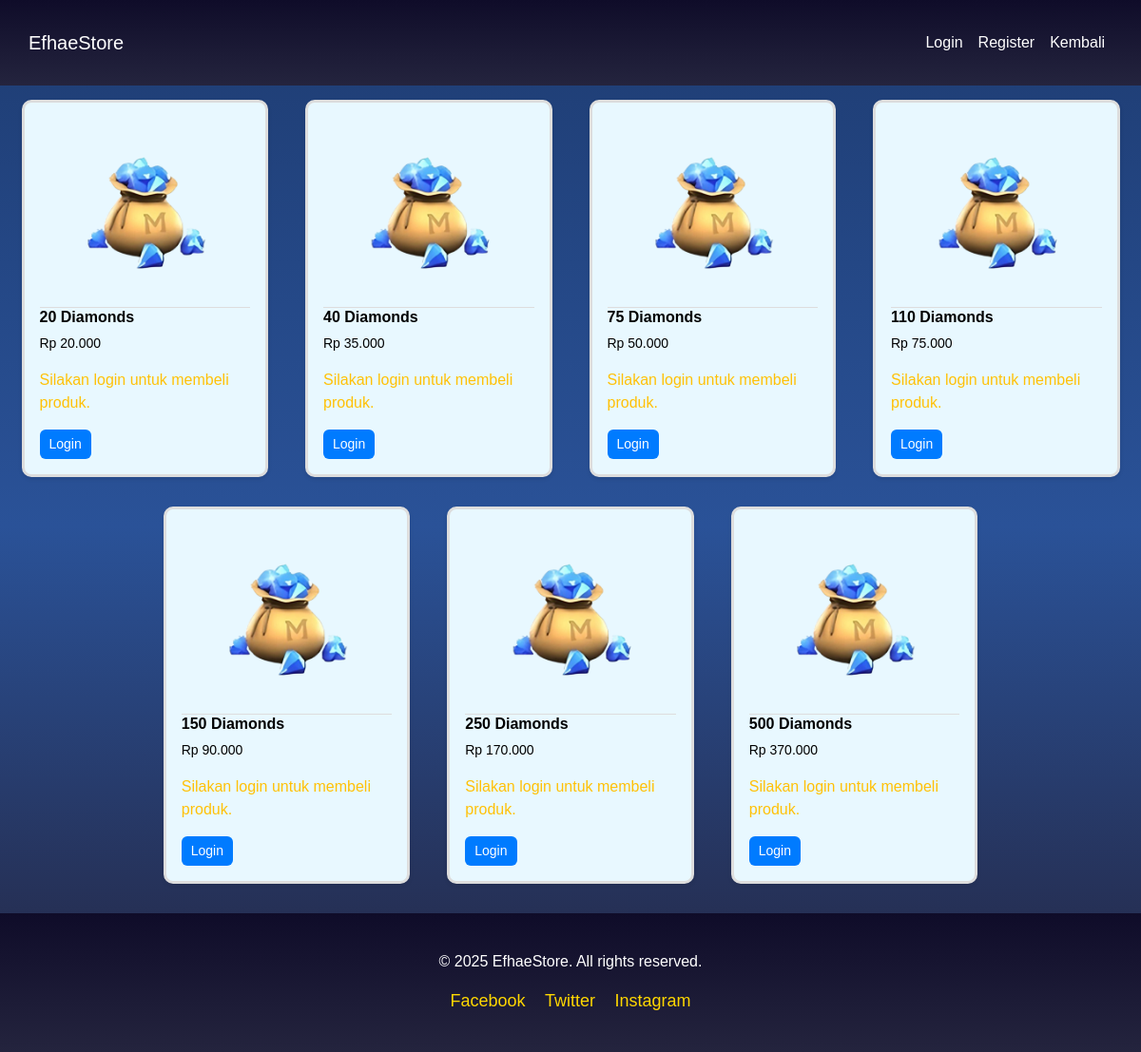
The page /game/1/ on the database its author committed.
### TopUp/models.py (models this page shows, shortened)
class Product(models.Model):
    CATEGORY_CHOICES = [
        ('hok_tokens', 'Hok Tokens'),
        ('mlbb_diamonds', 'MLBB Diamonds'),
        ('pubg_uc', 'PUBG UC'),
    ]
    game = models.ForeignKey(Game, on_delete=models.CASCADE)
    name = models.CharField(max_length=100)
    diamond_amount = models.IntegerField()  # Jumlah diamond
    price = models.DecimalField(max_digits=10, decimal_places=2)
    image = models.ImageField(upload_to='product_images/', blank=True, null=True)# Harga produk

### TopUp/views.py (the view)
# urls.py: path('game/<int:game_id>/', views.game_products, name='game_products'),
def game_products(request, game_id):
    game = get_object_or_404(Game, id=game_id)  # Ambil data game berdasarkan ID
    products = Product.objects.filter(game=game)
    if not request.user.is_authenticated:
        messages.info(request, 'Silakan login untuk membeli produk.')
    return render(request, 'products.html', {'game': game, 'products': products})

### TopUp/templatetags/custom_filters.py (called while the page is built)
@register.filter
def format_rupiah(value):
    try:
        value = int(value)
        return f"Rp {value:,.0f}".replace(",", ".")
    except (ValueError, TypeError):
        return value

### TopUp/templates/products.html (shortened to what this page needs)
{% load static %}
{% load custom_filters %}
<link href="https://cdn.jsdelivr.net/npm/bootstrap@5.3.0-alpha1/dist/css/bootstrap.min.css" rel="stylesheet">
<link rel="stylesheet" href="{% static 'css/style5.css' %}">
{% block title %}
<nav class="navbar navbar-expand-lg navbar-dark bg-gold">
    <div class="container">
        <a class="navbar-brand" href="/">EfhaeStore</a>
        <div class="collapse navbar-collapse" id="navbarNav">
            <ul class="navbar-nav ms-auto">
                {% if user.is_authenticated %}
                    <li class="nav-item"><a class="nav-link" href="#">{{ user.username }}</a></li>
                    <li class="nav-item"><a class="nav-link" href="{% url 'logout' %}">Logout</a></li>
                {% else %}
                    <li class="nav-item"><a class="nav-link" href="{% url 'login' %}">Login</a></li>
                    <li class="nav-item"><a class="nav-link" href="{% url 'register' %}">Register</a></li>
                {% endif %}
                <li class="nav-item"><a class="nav-link" href="{{ request.META.HTTP_REFERER }}">Kembali</a></li>
            </ul>
        </div>
    </div>
</nav>
{% endblock %}
{% block content %}
<div class="container">
<div class="row">
    {% for product in products %}
        <div class="col-md-3 mb-3">
            <div class="card">
                <div class="card-body">
                    <img src="{{ product.image.url }}" alt="{{ product.name }}" class="card-img-top">
                    <h5 class="card-title">{{ product.diamond_amount }} Diamonds</h5>
                    <p class="card-text">{{ product.price|format_rupiah }}</p>
                    {% if user.is_authenticated %}
                    <a href="{% url 'checkout' product.id %}" class="btn btn-success">Beli</a>
                {% else %}
                    <p class="text-warning">Silakan login untuk membeli produk.</p>
                    <a href="{% url 'login' %}" class="btn btn-primary">Login</a>
                {% endif %}
                </div>
            </div>
        </div>
    {% endfor %}
    </div>
</div>
{% endblock %}
{% block footer %}
<footer class="bg-dark text-white text-center py-4">
    <div class="container">
        <p class="mb-0">© 2025 EfhaeStore. All rights reserved.</p>
        <ul class="social-links list-unstyled mt-3">
            <li class="d-inline-block mx-2">
                <a href="#" class="text-gold" title="Facebook">
                     Facebook
                </a>
            </li>
            <li class="d-inline-block mx-2">
                <a href="#" class="text-gold" title="Twitter">
                     Twitter
                </a>
            </li>
            <li class="d-inline-block mx-2">
                <a href="#" class="text-gold" title="Instagram">
                     Instagram
                </a>
            </li>
        </ul>
    </div>
</footer>
{% endblock %}

### TopUp/static/css/style5.css (style rules this page uses)
.container { margin: 15px auto; max-width: 1200px; padding: 0 15px; }
.bg-gold { background: linear-gradient(to bottom, #0f0c29, #24243e); }
.navbar-dark .navbar-nav .nav-link { color: #ffffff; }
.navbar { padding: 10px 15px; }
.card { border: 3px solid #ddd; border-radius: 10px; box-shadow: 0 2px 4px rgba(0, 0, 0, 0.1); background-color: #e8f8ff; transition: transform 0.2s ease, box-shadow 0.2s ease; }
.card-img-top { height: 200px; object-fit: cover; border-bottom: 1px solid #ddd; border-radius: 8px 8px 0 0; }
.card-title { font-size: 16px; color: black; font-weight: bold; }
.card-text { font-size: 14px; color: black; }
.btn { font-size: 14px; background-color: #007bff; color: white; padding: 5px 10px; border: none; transition: background-color 0.3s ease; }
.row { display: flex; flex-wrap: wrap; gap: 15px; justify-content: center; }
.col-md-3 { flex: 0 0 calc(25% - 15px); max-width: calc(25% - 15px); }
footer { background: linear-gradient(to bottom, #0f0c29, #24243e); color: #ffffff; padding: 30px 0; text-align: center; }
footer .social-links { list-style: none; padding: 0; }
footer .social-links a { color: #ffd700; font-size: 18px; text-decoration: none; }

### rows shown on the page
Product: image (picture), diamond_amount "20", price "Rp 20.000"
Product: image (picture), diamond_amount "40", price "Rp 35.000"
Product: image (picture), diamond_amount "75", price "Rp 50.000"
Product: image (picture), diamond_amount "110", price "Rp 75.000"
Product: image (picture), diamond_amount "150", price "Rp 90.000"
Product: image (picture), diamond_amount "250", price "Rp 170.000"
Product: image (picture), diamond_amount "500", price "Rp 370.000"
